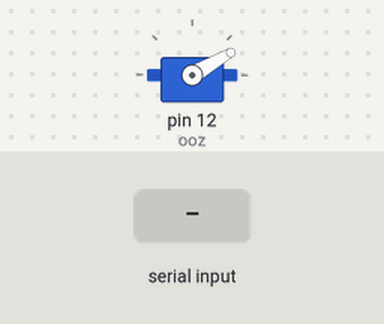
Bench run of a sketch on a simulated Arduino Mega 2560, built with avr-gcc and run on an emulated ATmega2560. On the bench: servo. The test bench sets the inputs (shaded band).

Above: at 1.2 s.
1.3 s: "1" received over Serial
At 1.4 s:
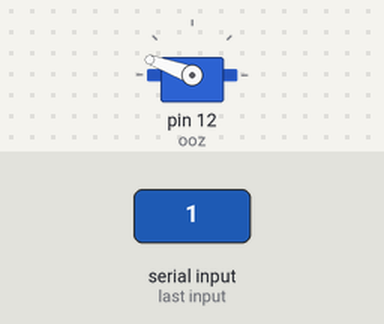
4.3 s: "0" received over Serial
Timing chart, 0 to 7.3 s (numbered marks = the images above; inputs shaded):
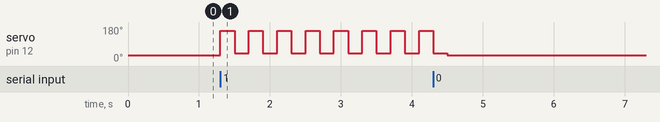

Measured:
- after the input at 1.3 s, servo on pin 12 (ooz): alternates 160° for 0.20 s and 40° for 0.20 s, starting at once

The sketch:

prob2.ino
```cpp
#include<Servo.h>
Servo ooz,koz,barmak[5];
void setup() {
  Serial.begin(9600);
  Serial1.begin(9600);
  ooz.attach(12);
 // koz.attach(13);
 // koz.write(90);
//for(int i=0;i<5;i++){
//  barmak[i].attach(i+5);
  //}
  //for(int i=0;i<5;i++){
  //barmak[i].write(30);
  //}
}
void ooz_kuimul()
{
    ooz.write(160);
    delay(200);
    ooz.write(40);
    delay(200);
    }
void ooz_och(){
  ooz.write(30);
  }
char val;
int value1,val2;
void loop() {

  if(Serial.available()){
    val=Serial.read();
   // Serial.println(val);
    if(val=='1'){
      value1=1;
     Serial1.write('0');
     // ooz_kuimul();
      }
     else if(val=='0'){
      ooz_och();
      Serial1.write('0');
      value1=0;
      }
      else if(val=='3'){
        Serial1.write('1');
        }
    }
   if(value1==1){
     ooz_kuimul();
    }
   else if(value1==0){
    ooz_och();
    }

}
```
